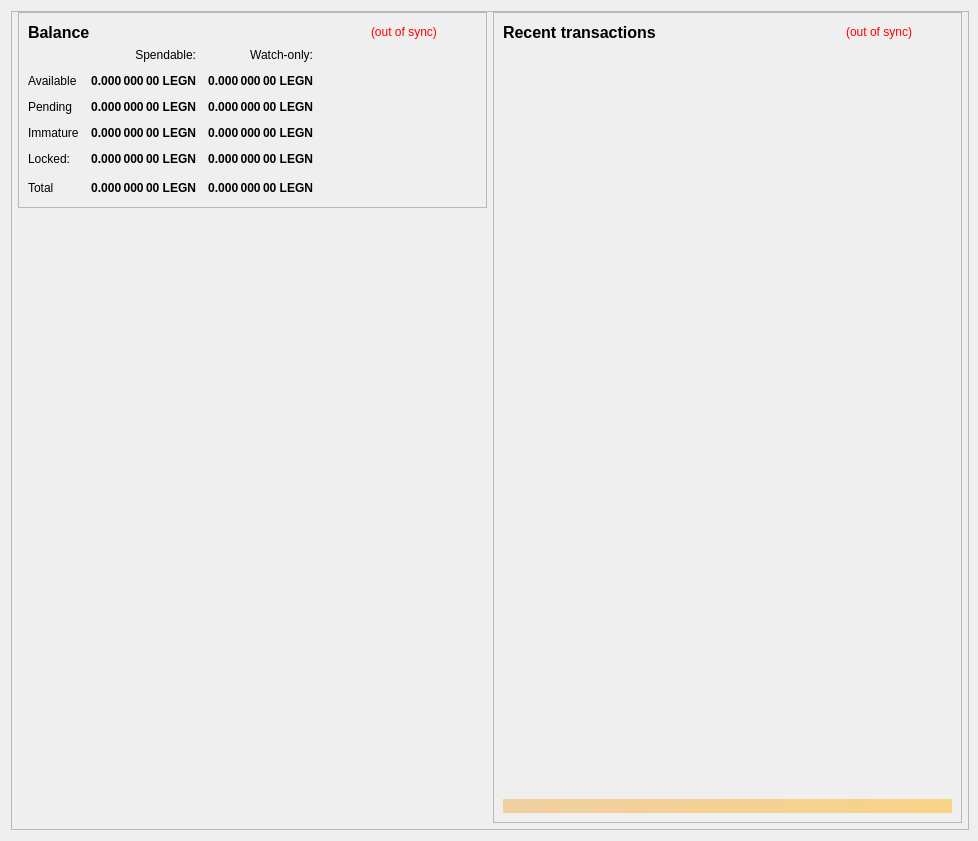
<?xml version="1.0" encoding="UTF-8"?>
<ui version="4.0">
 <class>OverviewPage</class>
 <widget class="QWidget" name="OverviewPage">
  <property name="geometry">
   <rect>
    <x>0</x>
    <y>0</y>
    <width>978</width>
    <height>841</height>
   </rect>
  </property>
  <property name="minimumSize">
   <size>
    <width>960</width>
    <height>682</height>
   </size>
  </property>
  <property name="font">
   <font>
    <weight>50</weight>
    <bold>false</bold>
   </font>
  </property>
  <property name="windowTitle">
   <string>Form</string>
  </property>
  <layout class="QVBoxLayout" name="topLayout" stretch="0">
   <property name="rightMargin">
    <number>9</number>
   </property>
   <item>
    <widget class="QFrame" name="frame_BG">
     <property name="minimumSize">
      <size>
       <width>850</width>
       <height>610</height>
      </size>
     </property>
     <property name="maximumSize">
      <size>
       <width>16777215</width>
       <height>16777215</height>
      </size>
     </property>
     <property name="frameShape">
      <enum>QFrame::StyledPanel</enum>
     </property>
     <property name="frameShadow">
      <enum>QFrame::Raised</enum>
     </property>
     <layout class="QVBoxLayout" name="verticalLayout_3" stretch="0">
      <property name="leftMargin">
       <number>0</number>
      </property>
      <property name="topMargin">
       <number>0</number>
      </property>
      <property name="rightMargin">
       <number>0</number>
      </property>
      <property name="bottomMargin">
       <number>6</number>
      </property>
      <item>
       <layout class="QVBoxLayout" name="verticalLayout_Master" stretch="1">
        <property name="leftMargin">
         <number>0</number>
        </property>
        <property name="topMargin">
         <number>0</number>
        </property>
        <property name="rightMargin">
         <number>0</number>
        </property>
        <property name="bottomMargin">
         <number>0</number>
        </property>
        <item>
         <widget class="QFrame" name="frame_Content">
          <layout class="QVBoxLayout" name="verticalLayout_Content">
           <property name="leftMargin">
            <number>6</number>
           </property>
           <property name="topMargin">
            <number>0</number>
           </property>
           <property name="rightMargin">
            <number>6</number>
           </property>
           <property name="bottomMargin">
            <number>0</number>
           </property>
           <item>
            <layout class="QHBoxLayout" name="horizontalLayout_Content" stretch="1,1">
             <property name="spacing">
              <number>6</number>
             </property>
             <item>
              <layout class="QVBoxLayout" name="verticalLayout_left" stretch="0,0">
               <item>
                <widget class="QFrame" name="frameBalances">
                 <property name="frameShape">
                  <enum>QFrame::StyledPanel</enum>
                 </property>
                 <property name="frameShadow">
                  <enum>QFrame::Raised</enum>
                 </property>
                 <layout class="QVBoxLayout" name="verticalLayout_4">
                  <item>
                   <layout class="QHBoxLayout" name="hlBalancesHeader" stretch="2,0,0">
                    <property name="spacing">
                     <number>6</number>
                    </property>
                    <item>
                     <widget class="QLabel" name="labelBalances">
                      <property name="minimumSize">
                       <size>
                        <width>0</width>
                        <height>0</height>
                       </size>
                      </property>
                      <property name="font">
                       <font>
                        <pointsize>12</pointsize>
                        <weight>75</weight>
                        <bold>true</bold>
                       </font>
                      </property>
                      <property name="text">
                       <string>Balance</string>
                      </property>
                     </widget>
                    </item>
                    <item>
                     <widget class="QLabel" name="labelWalletStatus">
                      <property name="cursor">
                       <cursorShape>WhatsThisCursor</cursorShape>
                      </property>
                      <property name="toolTip">
                       <string>The displayed information may be out of date. Your wallet automatically synchronizes with the Legion network after a connection is established, but this process has not completed yet.</string>
                      </property>
                      <property name="styleSheet">
                       <string notr="true">QLabel { color: red; }</string>
                      </property>
                      <property name="text">
                       <string notr="true">(out of sync)</string>
                      </property>
                      <property name="alignment">
                       <set>Qt::AlignLeading|Qt::AlignLeft|Qt::AlignVCenter</set>
                      </property>
                     </widget>
                    </item>
                    <item>
                     <spacer name="hsBalancesHeader">
                      <property name="orientation">
                       <enum>Qt::Horizontal</enum>
                      </property>
                      <property name="sizeHint" stdset="0">
                       <size>
                        <width>40</width>
                        <height>20</height>
                       </size>
                      </property>
                     </spacer>
                    </item>
                   </layout>
                  </item>
                  <item>
                   <layout class="QGridLayout" name="gridLayout">
                    <property name="spacing">
                     <number>12</number>
                    </property>
                    <item row="0" column="1">
                     <widget class="QLabel" name="labelSpendable">
                      <property name="text">
                       <string>Spendable:</string>
                      </property>
                      <property name="alignment">
                       <set>Qt::AlignRight|Qt::AlignTrailing|Qt::AlignVCenter</set>
                      </property>
                     </widget>
                    </item>
                    <item row="0" column="2">
                     <widget class="QLabel" name="labelWatchonly">
                      <property name="text">
                       <string>Watch-only:</string>
                      </property>
                      <property name="alignment">
                       <set>Qt::AlignRight|Qt::AlignTrailing|Qt::AlignVCenter</set>
                      </property>
                     </widget>
                    </item>
                    <item row="1" column="0">
                     <widget class="QLabel" name="labelAvailableText">
                      <property name="text">
                       <string>Available</string>
                      </property>
                      <property name="textInteractionFlags">
                       <set>Qt::NoTextInteraction</set>
                      </property>
                     </widget>
                    </item>
                    <item row="1" column="1">
                     <widget class="QLabel" name="labelAvailable">
                      <property name="font">
                       <font>
                        <weight>75</weight>
                        <bold>true</bold>
                       </font>
                      </property>
                      <property name="cursor">
                       <cursorShape>ArrowCursor</cursorShape>
                      </property>
                      <property name="toolTip">
                       <string>Your current spendable balance</string>
                      </property>
                      <property name="text">
                       <string notr="true">0.000 000 00 LEGN</string>
                      </property>
                      <property name="alignment">
                       <set>Qt::AlignRight|Qt::AlignTrailing|Qt::AlignVCenter</set>
                      </property>
                      <property name="textInteractionFlags">
                       <set>Qt::NoTextInteraction</set>
                      </property>
                     </widget>
                    </item>
                    <item row="1" column="2">
                     <widget class="QLabel" name="labelWatchAvailable">
                      <property name="font">
                       <font>
                        <weight>75</weight>
                        <bold>true</bold>
                       </font>
                      </property>
                      <property name="cursor">
                       <cursorShape>ArrowCursor</cursorShape>
                      </property>
                      <property name="toolTip">
                       <string>Your current balance in watch-only addresses</string>
                      </property>
                      <property name="text">
                       <string notr="true">0.000 000 00 LEGN</string>
                      </property>
                      <property name="alignment">
                       <set>Qt::AlignRight|Qt::AlignTrailing|Qt::AlignVCenter</set>
                      </property>
                      <property name="textInteractionFlags">
                       <set>Qt::NoTextInteraction</set>
                      </property>
                     </widget>
                    </item>
                    <item row="2" column="0">
                     <widget class="QLabel" name="labelPendingText">
                      <property name="text">
                       <string>Pending</string>
                      </property>
                      <property name="textInteractionFlags">
                       <set>Qt::NoTextInteraction</set>
                      </property>
                     </widget>
                    </item>
                    <item row="2" column="1">
                     <widget class="QLabel" name="labelPending">
                      <property name="font">
                       <font>
                        <weight>75</weight>
                        <bold>true</bold>
                       </font>
                      </property>
                      <property name="cursor">
                       <cursorShape>ArrowCursor</cursorShape>
                      </property>
                      <property name="toolTip">
                       <string>Total of transactions that have yet to be confirmed, and do not yet count toward the spendable balance</string>
                      </property>
                      <property name="text">
                       <string notr="true">0.000 000 00 LEGN</string>
                      </property>
                      <property name="alignment">
                       <set>Qt::AlignRight|Qt::AlignTrailing|Qt::AlignVCenter</set>
                      </property>
                      <property name="textInteractionFlags">
                       <set>Qt::NoTextInteraction</set>
                      </property>
                     </widget>
                    </item>
                    <item row="2" column="2">
                     <widget class="QLabel" name="labelWatchPending">
                      <property name="font">
                       <font>
                        <weight>75</weight>
                        <bold>true</bold>
                       </font>
                      </property>
                      <property name="cursor">
                       <cursorShape>ArrowCursor</cursorShape>
                      </property>
                      <property name="toolTip">
                       <string>Unconfirmed transactions to watch-only addresses</string>
                      </property>
                      <property name="text">
                       <string notr="true">0.000 000 00 LEGN</string>
                      </property>
                      <property name="alignment">
                       <set>Qt::AlignRight|Qt::AlignTrailing|Qt::AlignVCenter</set>
                      </property>
                      <property name="textInteractionFlags">
                       <set>Qt::NoTextInteraction</set>
                      </property>
                     </widget>
                    </item>
                    <item row="3" column="0">
                     <widget class="QLabel" name="labelImmatureText">
                      <property name="text">
                       <string>Immature</string>
                      </property>
                      <property name="textInteractionFlags">
                       <set>Qt::NoTextInteraction</set>
                      </property>
                     </widget>
                    </item>
                    <item row="3" column="1">
                     <widget class="QLabel" name="labelImmature">
                      <property name="font">
                       <font>
                        <weight>75</weight>
                        <bold>true</bold>
                       </font>
                      </property>
                      <property name="cursor">
                       <cursorShape>ArrowCursor</cursorShape>
                      </property>
                      <property name="toolTip">
                       <string>Staked or masternode rewards that has not yet matured</string>
                      </property>
                      <property name="text">
                       <string notr="true">0.000 000 00 LEGN</string>
                      </property>
                      <property name="alignment">
                       <set>Qt::AlignRight|Qt::AlignTrailing|Qt::AlignVCenter</set>
                      </property>
                      <property name="textInteractionFlags">
                       <set>Qt::NoTextInteraction</set>
                      </property>
                     </widget>
                    </item>
                    <item row="3" column="2">
                     <widget class="QLabel" name="labelWatchImmature">
                      <property name="font">
                       <font>
                        <weight>75</weight>
                        <bold>true</bold>
                       </font>
                      </property>
                      <property name="cursor">
                       <cursorShape>ArrowCursor</cursorShape>
                      </property>
                      <property name="toolTip">
                       <string>Staked or masternode rewards in watch-only addresses that has not yet matured</string>
                      </property>
                      <property name="text">
                       <string notr="true">0.000 000 00 LEGN</string>
                      </property>
                      <property name="alignment">
                       <set>Qt::AlignRight|Qt::AlignTrailing|Qt::AlignVCenter</set>
                      </property>
                      <property name="textInteractionFlags">
                       <set>Qt::NoTextInteraction</set>
                      </property>
                     </widget>
                    </item>
                    <item row="4" column="0">
                     <widget class="QLabel" name="labelLockedText">
                      <property name="toolTip">
                       <string>Locked LEGN or Masternode collaterals.</string>
                      </property>
                      <property name="text">
                       <string>Locked:</string>
                      </property>
                     </widget>
                    </item>
                    <item row="4" column="1">
                     <widget class="QLabel" name="labelLocked">
                      <property name="font">
                       <font>
                        <weight>75</weight>
                        <bold>true</bold>
                       </font>
                      </property>
                      <property name="cursor">
                       <cursorShape>ArrowCursor</cursorShape>
                      </property>
                      <property name="toolTip">
                       <string>Locked LEGN or Masternode collaterals.</string>
                      </property>
                      <property name="text">
                       <string notr="true">0.000 000 00 LEGN</string>
                      </property>
                      <property name="alignment">
                       <set>Qt::AlignRight|Qt::AlignTrailing|Qt::AlignVCenter</set>
                      </property>
                      <property name="textInteractionFlags">
                       <set>Qt::NoTextInteraction</set>
                      </property>
                     </widget>
                    </item>
                    <item row="4" column="2">
                     <widget class="QLabel" name="labelWatchLocked">
                      <property name="font">
                       <font>
                        <weight>75</weight>
                        <bold>true</bold>
                       </font>
                      </property>
                      <property name="cursor">
                       <cursorShape>ArrowCursor</cursorShape>
                      </property>
                      <property name="toolTip">
                       <string>Current locked balance in watch-only addresses</string>
                      </property>
                      <property name="text">
                       <string notr="true">0.000 000 00 LEGN</string>
                      </property>
                      <property name="alignment">
                       <set>Qt::AlignRight|Qt::AlignTrailing|Qt::AlignVCenter</set>
                      </property>
                      <property name="textInteractionFlags">
                       <set>Qt::NoTextInteraction</set>
                      </property>
                     </widget>
                    </item>
                    <item row="5" column="0">
                     <widget class="QLabel" name="labelTotalText">
                      <property name="text">
                       <string>Total</string>
                      </property>
                      <property name="textInteractionFlags">
                       <set>Qt::NoTextInteraction</set>
                      </property>
                     </widget>
                    </item>
                    <item row="5" column="1">
                     <widget class="QLabel" name="labelTotal">
                      <property name="font">
                       <font>
                        <weight>75</weight>
                        <bold>true</bold>
                       </font>
                      </property>
                      <property name="cursor">
                       <cursorShape>ArrowCursor</cursorShape>
                      </property>
                      <property name="toolTip">
                       <string>Your current total balance</string>
                      </property>
                      <property name="text">
                       <string notr="true">0.000 000 00 LEGN</string>
                      </property>
                      <property name="alignment">
                       <set>Qt::AlignRight|Qt::AlignTrailing|Qt::AlignVCenter</set>
                      </property>
                      <property name="textInteractionFlags">
                       <set>Qt::NoTextInteraction</set>
                      </property>
                     </widget>
                    </item>
                    <item row="5" column="2">
                     <widget class="QLabel" name="labelWatchTotal">
                      <property name="font">
                       <font>
                        <weight>75</weight>
                        <bold>true</bold>
                       </font>
                      </property>
                      <property name="cursor">
                       <cursorShape>ArrowCursor</cursorShape>
                      </property>
                      <property name="toolTip">
                       <string>Current total balance in watch-only addresses</string>
                      </property>
                      <property name="text">
                       <string notr="true">0.000 000 00 LEGN</string>
                      </property>
                      <property name="alignment">
                       <set>Qt::AlignRight|Qt::AlignTrailing|Qt::AlignVCenter</set>
                      </property>
                      <property name="textInteractionFlags">
                       <set>Qt::NoTextInteraction</set>
                      </property>
                     </widget>
                    </item>
                    <item row="5" column="3">
                     <spacer name="hsBalances">
                      <property name="orientation">
                       <enum>Qt::Horizontal</enum>
                      </property>
                      <property name="sizeHint" stdset="0">
                       <size>
                        <width>40</width>
                        <height>20</height>
                       </size>
                      </property>
                     </spacer>
                    </item>
                   </layout>
                  </item>
                 </layout>
                </widget>
               </item>
               <item>
                <spacer name="verticalSpacer">
                 <property name="orientation">
                  <enum>Qt::Vertical</enum>
                 </property>
                 <property name="sizeHint" stdset="0">
                  <size>
                   <width>20</width>
                   <height>40</height>
                  </size>
                 </property>
                </spacer>
               </item>
              </layout>
             </item>
             <item>
              <layout class="QVBoxLayout" name="verticalLayout_right" stretch="1">
               <item>
                <widget class="QFrame" name="frame_RecentTransactions">
                 <property name="minimumSize">
                  <size>
                   <width>0</width>
                   <height>0</height>
                  </size>
                 </property>
                 <property name="frameShape">
                  <enum>QFrame::StyledPanel</enum>
                 </property>
                 <property name="frameShadow">
                  <enum>QFrame::Raised</enum>
                 </property>
                 <layout class="QVBoxLayout" name="verticalLayout_1" stretch="0,0,0,0">
                  <item>
                   <layout class="QHBoxLayout" name="horizontalLayout_2" stretch="2,0,0">
                    <property name="spacing">
                     <number>3</number>
                    </property>
                    <item>
                     <widget class="QLabel" name="labelRecentTransactions">
                      <property name="minimumSize">
                       <size>
                        <width>0</width>
                        <height>20</height>
                       </size>
                      </property>
                      <property name="font">
                       <font>
                        <pointsize>12</pointsize>
                        <weight>75</weight>
                        <bold>true</bold>
                       </font>
                      </property>
                      <property name="text">
                       <string>Recent transactions</string>
                      </property>
                     </widget>
                    </item>
                    <item>
                     <widget class="QLabel" name="labelTransactionsStatus">
                      <property name="cursor">
                       <cursorShape>WhatsThisCursor</cursorShape>
                      </property>
                      <property name="toolTip">
                       <string>The displayed information may be out of date. Your wallet automatically synchronizes with the Legion network after a connection is established, but this process has not completed yet.</string>
                      </property>
                      <property name="styleSheet">
                       <string notr="true">QLabel { color: red; }</string>
                      </property>
                      <property name="text">
                       <string notr="true">(out of sync)</string>
                      </property>
                      <property name="alignment">
                       <set>Qt::AlignRight|Qt::AlignTrailing|Qt::AlignVCenter</set>
                      </property>
                     </widget>
                    </item>
                    <item>
                     <spacer name="horizontalSpacer">
                      <property name="orientation">
                       <enum>Qt::Horizontal</enum>
                      </property>
                      <property name="sizeHint" stdset="0">
                       <size>
                        <width>40</width>
                        <height>20</height>
                       </size>
                      </property>
                     </spacer>
                    </item>
                   </layout>
                  </item>
                  <item>
                   <widget class="QListView" name="listTransactions">
                    <property name="minimumSize">
                     <size>
                      <width>0</width>
                      <height>0</height>
                     </size>
                    </property>
                    <property name="styleSheet">
                     <string notr="true">QListView { background: transparent; }</string>
                    </property>
                    <property name="frameShape">
                     <enum>QFrame::NoFrame</enum>
                    </property>
                    <property name="verticalScrollBarPolicy">
                     <enum>Qt::ScrollBarAlwaysOff</enum>
                    </property>
                    <property name="horizontalScrollBarPolicy">
                     <enum>Qt::ScrollBarAlwaysOff</enum>
                    </property>
                    <property name="selectionMode">
                     <enum>QAbstractItemView::NoSelection</enum>
                    </property>
                   </widget>
                  </item>
                  <item>
                   <spacer name="verticalSpacer_2">
                    <property name="orientation">
                     <enum>Qt::Vertical</enum>
                    </property>
                    <property name="sizeType">
                     <enum>QSizePolicy::Expanding</enum>
                    </property>
                    <property name="sizeHint" stdset="0">
                     <size>
                      <width>20</width>
                      <height>40</height>
                     </size>
                    </property>
                   </spacer>
                  </item>
                  <item>
                   <widget class="QLabel" name="labelAlerts">
                    <property name="maximumSize">
                     <size>
                      <width>16777215</width>
                      <height>16777215</height>
                     </size>
                    </property>
                    <property name="styleSheet">
                     <string notr="true">background-color: qlineargradient(x1: 0, y1: 0, x2: 1, y2: 0, stop:0 #F0D0A0, stop:1 #F8D488); color:#000000;</string>
                    </property>
                    <property name="text">
                     <string/>
                    </property>
                    <property name="wordWrap">
                     <bool>true</bool>
                    </property>
                    <property name="margin">
                     <number>3</number>
                    </property>
                   </widget>
                  </item>
                 </layout>
                </widget>
               </item>
              </layout>
             </item>
            </layout>
           </item>
          </layout>
         </widget>
        </item>
       </layout>
      </item>
     </layout>
    </widget>
   </item>
  </layout>
 </widget>
 <resources/>
 <connections/>
</ui>
